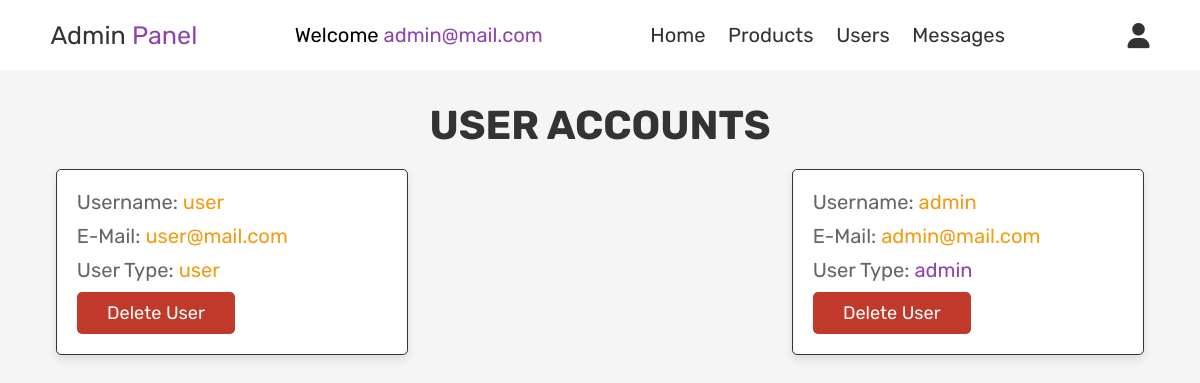
Page /admin_users.php (signed in) on the committed database.
### tables this page shows
CREATE TABLE `users` (
  `id` int(100) NOT NULL,
  `name` varchar(100) NOT NULL,
  `email` varchar(100) NOT NULL,
  `password` varchar(100) NOT NULL,
  `user_type` varchar(20) NOT NULL DEFAULT 'user'
);

### admin_users.php (the view, shortened to what this page needs)
<?php
require_once './config.php';
?>
<!DOCTYPE html>
<html lang="en">
<head>
    <link rel="stylesheet" href="https://cdnjs.cloudflare.com/ajax/libs/font-awesome/6.2.1/css/all.min.css" />
    <link rel="stylesheet" href="./style/admin_style.css">
</head>
<body>
    <?php
    require_once 'admin_header.php';
    ?>
    <section class="users">
        <h1 class="title">User Accounts</h1>
        <div class="box-container">
            <?php
            $select_users = mysqli_query($connect, "SELECT * FROM `users`") or die('Query failed');
            while ($fetch_users = mysqli_fetch_assoc($select_users)) {
            ?>
                <div class="box">
                    <p>Username: <span><?php echo $fetch_users['name']; ?></span></p>
                    <p>E-Mail: <span><?php echo $fetch_users['email']; ?></span></p>
                    <p>User Type: <span style="color: <?php if ($fetch_users['user_type'] == 'admin') {echo 'var(--purple)';} ?>;"><?php echo $fetch_users['user_type']; ?></span></p>
                    <a href="admin_users.php?delete=<?php echo $fetch_users['id']; ?>" onclick="return confirm('Are you sure you want to delete this user ?');" class="delete-btn">Delete User</a>
                </div>
                <br>
            <?php
            };
            ?>
        </div>
    </section>
</body>
</html>

### style/admin_style.css (style rules this page uses)
:root { --purple: #8e44ad; --red: #c0392b; --orange: #f39c12; --black: #333; --white: #fff; --light-color: #666; --light-white: #ccc; --light-bg: #f5f5f5; --border: 0.1rem solid var(--black); --box-shadow: 0 0.5rem 1rem rgba(0, 0, 0, 0.1); }
* { font-family: "Rubik", sans-serif; margin: 0; padding: 0; box-sizing: border-box; outline: none; border: none; text-decoration: none; transition: all 0.2s linear; }
body { background-color: var(--light-bg); }
html { font-size: 63%; overflow-x: hidden; }
.title { text-align: center; margin-bottom: 2rem; text-transform: uppercase; color: var(--black); font-size: 4rem; }
.btn, .option-btn, .delete-btn, .white-btn { display: inline-block; margin-top: 1rem; padding: 1rem 3rem; cursor: pointer; color: var(--white); font-size: 1.8rem; border-radius: 0.5rem; text-transform: capitalize; }
.delete-btn { background-color: var(--red); }
section { padding: 3rem 2rem; }
.users .box-container { display: grid; grid-template-columns: repeat(auto-fit, 35rem); justify-content: center; gap: 1.5rem; max-width: 1200px; margin: 0 auto; align-items: flex-start; }
.users .box-container .box { background-color: var(--white); padding: 2rem; border: var(--border); box-shadow: var(--box-shadow); border-radius: 0.5rem; }
.users .box-container .box .delete-btn { margin-top: 0; }
.users .box-container .box p { padding-bottom: 1rem; font-size: 2rem; color: var(--light-color); }
.users .box-container .box p span { color: var(--orange); }

### rows in the picture
users: name "user", email "user@mail.com", user_type "user"
users: name "admin", email "admin@mail.com", user_type "admin"

### other values in the picture
$_SESSION['admin_email'] "admin@mail.com"
